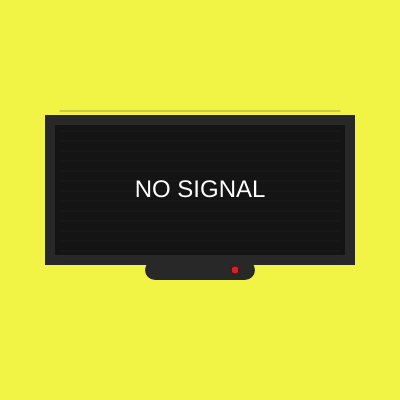
Frame 1 (no input)
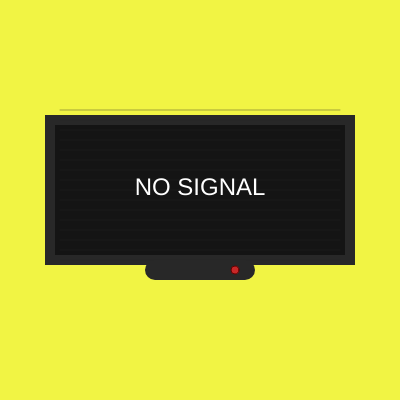
Frame 60 (no input)
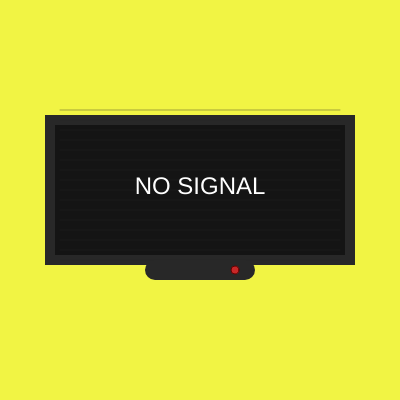
Frame 120 (the mouse pressed at the canvas centre since frame 60)

The p5.js sketch that drew these frames (run headless with seeded random() and noise() and a simulated clock; from frame 60 on, the mouse is pressed at the canvas centre):

// p5.js sketch
// ── sketch.js
let xMax = 400;
let yMax = 400;

let xTv = xMax / 2;
let yTv = yMax * 0.4;

function setup() {
  createCanvas(xMax, yMax);
  frameRate(30);
}

function draw() {
  background("#f1f444");
  drawTv();
}

function drawTv() {
  push();
  
  //tv
  fill(20);
  stroke(40);
  strokeWeight(10);
  rectMode(CENTER);
  rect(xTv, yTv + 30, 300, 140, 0);

  //linee
  stroke(40, 100); 
  strokeWeight(1);

  let offsetLinee = (frameCount * 1) % 10;
  for (let y = yTv - 50; y <= yTv + 100; y += 10) {
    line(xTv - 140, y + offsetLinee, xTv + 140, y + offsetLinee);
  }

  //testo "NO SIGNAL"
  let offsetY = sin(frameCount * 0.1) * 5;

  if (frameCount % 60 < 40) {
    fill(255);                 
    noStroke();                
    textSize(24);              
    textAlign(CENTER, CENTER); 
    text("NO SIGNAL", xTv, (yTv + 30) + offsetY); 
  }

  //base tv
  fill(255);
  stroke(40);
  strokeWeight(10);
  rect(xTv, yTv + 110, 100, 10, 20);
  
  //led
  strokeWeight(1);           
  stroke(100, 0, 0);         
  fill(200, 40, 40);         
  ellipse(xTv + 35, yTv + 110, 8, 8);

  pop();
}
